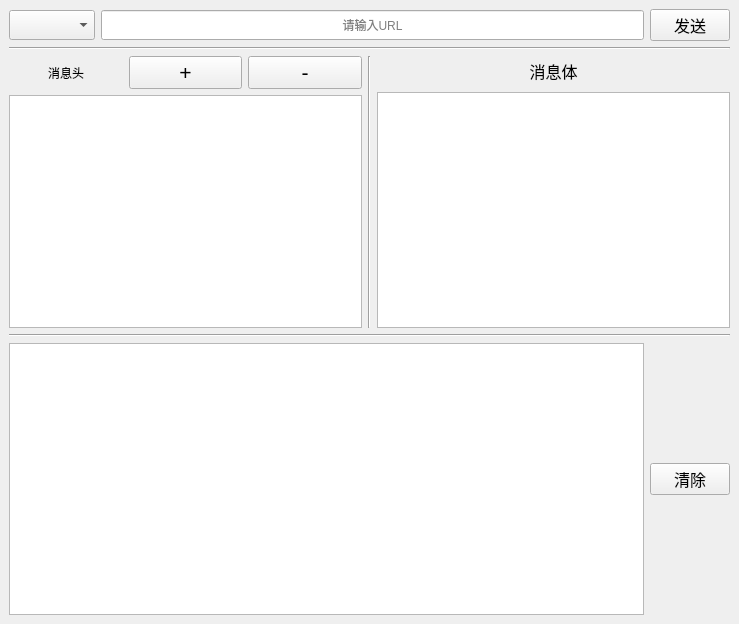
<?xml version="1.0" encoding="UTF-8"?>
<ui version="4.0">
 <class>MainWindow</class>
 <widget class="QMainWindow" name="MainWindow">
  <property name="geometry">
   <rect>
    <x>0</x>
    <y>0</y>
    <width>739</width>
    <height>624</height>
   </rect>
  </property>
  <property name="windowTitle">
   <string>MainWindow</string>
  </property>
  <widget class="QWidget" name="centralwidget">
   <layout class="QVBoxLayout" name="verticalLayout_3">
    <item>
     <layout class="QHBoxLayout" name="horizontalLayout">
      <item>
       <widget class="QComboBox" name="comboBox">
        <property name="minimumSize">
         <size>
          <width>0</width>
          <height>30</height>
         </size>
        </property>
        <property name="font">
         <font>
          <pointsize>12</pointsize>
         </font>
        </property>
       </widget>
      </item>
      <item>
       <widget class="QLineEdit" name="url_line">
        <property name="minimumSize">
         <size>
          <width>0</width>
          <height>30</height>
         </size>
        </property>
        <property name="inputMask">
         <string/>
        </property>
        <property name="text">
         <string/>
        </property>
        <property name="alignment">
         <set>Qt::AlignCenter</set>
        </property>
        <property name="placeholderText">
         <string>请输入URL</string>
        </property>
       </widget>
      </item>
      <item>
       <widget class="QPushButton" name="submit_button">
        <property name="minimumSize">
         <size>
          <width>0</width>
          <height>30</height>
         </size>
        </property>
        <property name="font">
         <font>
          <pointsize>12</pointsize>
         </font>
        </property>
        <property name="text">
         <string>发送</string>
        </property>
       </widget>
      </item>
     </layout>
    </item>
    <item>
     <widget class="Line" name="line">
      <property name="orientation">
       <enum>Qt::Horizontal</enum>
      </property>
     </widget>
    </item>
    <item>
     <layout class="QHBoxLayout" name="horizontalLayout_4">
      <item>
       <layout class="QVBoxLayout" name="verticalLayout_2">
        <item>
         <layout class="QHBoxLayout" name="horizontalLayout_2">
          <item>
           <widget class="QLabel" name="label_mess_head">
            <property name="sizePolicy">
             <sizepolicy hsizetype="Preferred" vsizetype="Preferred">
              <horstretch>0</horstretch>
              <verstretch>0</verstretch>
             </sizepolicy>
            </property>
            <property name="minimumSize">
             <size>
              <width>0</width>
              <height>30</height>
             </size>
            </property>
            <property name="text">
             <string>消息头</string>
            </property>
            <property name="alignment">
             <set>Qt::AlignCenter</set>
            </property>
           </widget>
          </item>
          <item>
           <widget class="QPushButton" name="add_head">
            <property name="font">
             <font>
              <pointsize>16</pointsize>
             </font>
            </property>
            <property name="text">
             <string>+</string>
            </property>
           </widget>
          </item>
          <item>
           <widget class="QPushButton" name="rem_head">
            <property name="font">
             <font>
              <pointsize>16</pointsize>
             </font>
            </property>
            <property name="text">
             <string>-</string>
            </property>
           </widget>
          </item>
         </layout>
        </item>
        <item>
         <widget class="QTableWidget" name="head_table">
          <property name="minimumSize">
           <size>
            <width>302</width>
            <height>168</height>
           </size>
          </property>
          <property name="sortingEnabled">
           <bool>false</bool>
          </property>
          <property name="rowCount">
           <number>0</number>
          </property>
          <property name="columnCount">
           <number>2</number>
          </property>
          <attribute name="horizontalHeaderVisible">
           <bool>false</bool>
          </attribute>
          <attribute name="horizontalHeaderCascadingSectionResizes">
           <bool>true</bool>
          </attribute>
          <attribute name="horizontalHeaderMinimumSectionSize">
           <number>60</number>
          </attribute>
          <attribute name="horizontalHeaderDefaultSectionSize">
           <number>150</number>
          </attribute>
          <attribute name="verticalHeaderMinimumSectionSize">
           <number>30</number>
          </attribute>
          <column>
           <property name="text">
            <string>名称</string>
           </property>
          </column>
          <column>
           <property name="text">
            <string>值</string>
           </property>
          </column>
         </widget>
        </item>
       </layout>
      </item>
      <item>
       <widget class="Line" name="line_3">
        <property name="orientation">
         <enum>Qt::Vertical</enum>
        </property>
       </widget>
      </item>
      <item>
       <layout class="QVBoxLayout" name="verticalLayout">
        <item>
         <widget class="QLabel" name="label_mess_body">
          <property name="minimumSize">
           <size>
            <width>0</width>
            <height>30</height>
           </size>
          </property>
          <property name="font">
           <font>
            <pointsize>12</pointsize>
           </font>
          </property>
          <property name="text">
           <string>消息体</string>
          </property>
          <property name="alignment">
           <set>Qt::AlignCenter</set>
          </property>
         </widget>
        </item>
        <item>
         <widget class="QPlainTextEdit" name="plainTextEdit">
          <property name="minimumSize">
           <size>
            <width>200</width>
            <height>0</height>
           </size>
          </property>
         </widget>
        </item>
       </layout>
      </item>
     </layout>
    </item>
    <item>
     <widget class="Line" name="line_2">
      <property name="orientation">
       <enum>Qt::Horizontal</enum>
      </property>
     </widget>
    </item>
    <item>
     <layout class="QHBoxLayout" name="horizontalLayout_3">
      <item>
       <widget class="QPlainTextEdit" name="plainTextEdit_2">
        <property name="minimumSize">
         <size>
          <width>0</width>
          <height>240</height>
         </size>
        </property>
       </widget>
      </item>
      <item>
       <widget class="QPushButton" name="clear_info">
        <property name="sizePolicy">
         <sizepolicy hsizetype="Minimum" vsizetype="Fixed">
          <horstretch>0</horstretch>
          <verstretch>0</verstretch>
         </sizepolicy>
        </property>
        <property name="font">
         <font>
          <pointsize>12</pointsize>
         </font>
        </property>
        <property name="text">
         <string>清除</string>
        </property>
       </widget>
      </item>
     </layout>
    </item>
   </layout>
  </widget>
 </widget>
 <resources/>
 <connections/>
</ui>
